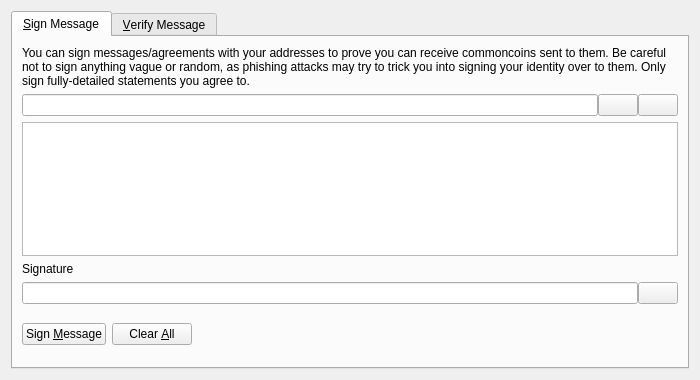
<?xml version="1.0" encoding="UTF-8"?>
<ui version="4.0">
 <class>SignVerifyMessageDialog</class>
 <widget class="QDialog" name="SignVerifyMessageDialog">
  <property name="geometry">
   <rect>
    <x>0</x>
    <y>0</y>
    <width>700</width>
    <height>380</height>
   </rect>
  </property>
  <property name="windowTitle">
   <string>Signatures - Sign / Verify a Message</string>
  </property>
  <property name="modal">
   <bool>true</bool>
  </property>
  <layout class="QVBoxLayout" name="verticalLayout">
   <item>
    <widget class="QTabWidget" name="tabWidget">
     <property name="currentIndex">
      <number>0</number>
     </property>
     <widget class="QWidget" name="tabSignMessage">
      <attribute name="title">
       <string>&amp;Sign Message</string>
      </attribute>
      <layout class="QVBoxLayout" name="verticalLayout_SM">
       <item>
        <widget class="QLabel" name="infoLabel_SM">
         <property name="text">
          <string>You can sign messages/agreements with your addresses to prove you can receive commoncoins sent to them. Be careful not to sign anything vague or random, as phishing attacks may try to trick you into signing your identity over to them. Only sign fully-detailed statements you agree to.</string>
         </property>
         <property name="textFormat">
          <enum>Qt::PlainText</enum>
         </property>
         <property name="wordWrap">
          <bool>true</bool>
         </property>
        </widget>
       </item>
       <item>
        <layout class="QHBoxLayout" name="horizontalLayout_1_SM">
         <property name="spacing">
          <number>0</number>
         </property>
         <item>
          <widget class="QValidatedLineEdit" name="addressIn_SM">
           <property name="toolTip">
            <string>The CommonCoin address to sign the message with</string>
           </property>
          </widget>
         </item>
         <item>
          <widget class="QPushButton" name="addressBookButton_SM">
           <property name="toolTip">
            <string>Choose previously used address</string>
           </property>
           <property name="text">
            <string/>
           </property>
           <property name="icon">
            <iconset resource="../bitcoin.qrc">
             <normaloff>:/icons/address-book</normaloff>:/icons/address-book</iconset>
           </property>
           <property name="shortcut">
            <string>Alt+A</string>
           </property>
           <property name="autoDefault">
            <bool>false</bool>
           </property>
          </widget>
         </item>
         <item>
          <widget class="QPushButton" name="pasteButton_SM">
           <property name="toolTip">
            <string>Paste address from clipboard</string>
           </property>
           <property name="text">
            <string/>
           </property>
           <property name="icon">
            <iconset resource="../bitcoin.qrc">
             <normaloff>:/icons/editpaste</normaloff>:/icons/editpaste</iconset>
           </property>
           <property name="shortcut">
            <string>Alt+P</string>
           </property>
           <property name="autoDefault">
            <bool>false</bool>
           </property>
          </widget>
         </item>
        </layout>
       </item>
       <item>
        <widget class="QPlainTextEdit" name="messageIn_SM">
         <property name="toolTip">
          <string>Enter the message you want to sign here</string>
         </property>
        </widget>
       </item>
       <item>
        <widget class="QLabel" name="signatureLabel_SM">
         <property name="text">
          <string>Signature</string>
         </property>
         <property name="textFormat">
          <enum>Qt::PlainText</enum>
         </property>
        </widget>
       </item>
       <item>
        <layout class="QHBoxLayout" name="horizontalLayout_2_SM">
         <property name="spacing">
          <number>0</number>
         </property>
         <item>
          <widget class="QLineEdit" name="signatureOut_SM">
           <property name="font">
            <font>
             <italic>true</italic>
            </font>
           </property>
           <property name="readOnly">
            <bool>true</bool>
           </property>
          </widget>
         </item>
         <item>
          <widget class="QPushButton" name="copySignatureButton_SM">
           <property name="toolTip">
            <string>Copy the current signature to the system clipboard</string>
           </property>
           <property name="text">
            <string/>
           </property>
           <property name="icon">
            <iconset resource="../bitcoin.qrc">
             <normaloff>:/icons/editcopy</normaloff>:/icons/editcopy</iconset>
           </property>
           <property name="autoDefault">
            <bool>false</bool>
           </property>
          </widget>
         </item>
        </layout>
       </item>
       <item>
        <layout class="QHBoxLayout" name="horizontalLayout_3_SM">
         <item>
          <widget class="QPushButton" name="signMessageButton_SM">
           <property name="toolTip">
            <string>Sign the message to prove you own this CommonCoin address</string>
           </property>
           <property name="text">
            <string>Sign &amp;Message</string>
           </property>
           <property name="icon">
            <iconset resource="../bitcoin.qrc">
             <normaloff>:/icons/edit</normaloff>:/icons/edit</iconset>
           </property>
           <property name="autoDefault">
            <bool>false</bool>
           </property>
          </widget>
         </item>
         <item>
          <widget class="QPushButton" name="clearButton_SM">
           <property name="toolTip">
            <string>Reset all sign message fields</string>
           </property>
           <property name="text">
            <string>Clear &amp;All</string>
           </property>
           <property name="icon">
            <iconset resource="../bitcoin.qrc">
             <normaloff>:/icons/remove</normaloff>:/icons/remove</iconset>
           </property>
           <property name="autoDefault">
            <bool>false</bool>
           </property>
          </widget>
         </item>
         <item>
          <spacer name="horizontalSpacer_1_SM">
           <property name="orientation">
            <enum>Qt::Horizontal</enum>
           </property>
           <property name="sizeHint" stdset="0">
            <size>
             <width>40</width>
             <height>48</height>
            </size>
           </property>
          </spacer>
         </item>
         <item>
          <widget class="QLabel" name="statusLabel_SM">
           <property name="font">
            <font>
             <weight>75</weight>
             <bold>true</bold>
            </font>
           </property>
           <property name="text">
            <string/>
           </property>
           <property name="wordWrap">
            <bool>true</bool>
           </property>
          </widget>
         </item>
         <item>
          <spacer name="horizontalSpacer_2_SM">
           <property name="orientation">
            <enum>Qt::Horizontal</enum>
           </property>
           <property name="sizeHint" stdset="0">
            <size>
             <width>40</width>
             <height>48</height>
            </size>
           </property>
          </spacer>
         </item>
        </layout>
       </item>
      </layout>
     </widget>
     <widget class="QWidget" name="tabVerifyMessage">
      <attribute name="title">
       <string>&amp;Verify Message</string>
      </attribute>
      <layout class="QVBoxLayout" name="verticalLayout_VM">
       <item>
        <widget class="QLabel" name="infoLabel_VM">
         <property name="text">
          <string>Enter the receiver's address, message (ensure you copy line breaks, spaces, tabs, etc. exactly) and signature below to verify the message. Be careful not to read more into the signature than what is in the signed message itself, to avoid being tricked by a man-in-the-middle attack. Note that this only proves the signing party receives with the address, it cannot prove sendership of any transaction!</string>
         </property>
         <property name="textFormat">
          <enum>Qt::PlainText</enum>
         </property>
         <property name="alignment">
          <set>Qt::AlignLeading|Qt::AlignLeft|Qt::AlignTop</set>
         </property>
         <property name="wordWrap">
          <bool>true</bool>
         </property>
        </widget>
       </item>
       <item>
        <layout class="QHBoxLayout" name="horizontalLayout_1_VM">
         <property name="spacing">
          <number>0</number>
         </property>
         <item>
          <widget class="QValidatedLineEdit" name="addressIn_VM">
           <property name="toolTip">
            <string>The CommonCoin address the message was signed with</string>
           </property>
          </widget>
         </item>
         <item>
          <widget class="QPushButton" name="addressBookButton_VM">
           <property name="toolTip">
            <string>Choose previously used address</string>
           </property>
           <property name="text">
            <string/>
           </property>
           <property name="icon">
            <iconset resource="../bitcoin.qrc">
             <normaloff>:/icons/address-book</normaloff>:/icons/address-book</iconset>
           </property>
           <property name="shortcut">
            <string>Alt+A</string>
           </property>
           <property name="autoDefault">
            <bool>false</bool>
           </property>
          </widget>
         </item>
        </layout>
       </item>
       <item>
        <widget class="QPlainTextEdit" name="messageIn_VM"/>
       </item>
       <item>
        <widget class="QValidatedLineEdit" name="signatureIn_VM"/>
       </item>
       <item>
        <layout class="QHBoxLayout" name="horizontalLayout_2_VM">
         <item>
          <widget class="QPushButton" name="verifyMessageButton_VM">
           <property name="toolTip">
            <string>Verify the message to ensure it was signed with the specified CommonCoin address</string>
           </property>
           <property name="text">
            <string>Verify &amp;Message</string>
           </property>
           <property name="icon">
            <iconset resource="../bitcoin.qrc">
             <normaloff>:/icons/transaction_0</normaloff>:/icons/transaction_0</iconset>
           </property>
           <property name="autoDefault">
            <bool>false</bool>
           </property>
          </widget>
         </item>
         <item>
          <widget class="QPushButton" name="clearButton_VM">
           <property name="toolTip">
            <string>Reset all verify message fields</string>
           </property>
           <property name="text">
            <string>Clear &amp;All</string>
           </property>
           <property name="icon">
            <iconset resource="../bitcoin.qrc">
             <normaloff>:/icons/remove</normaloff>:/icons/remove</iconset>
           </property>
           <property name="autoDefault">
            <bool>false</bool>
           </property>
          </widget>
         </item>
         <item>
          <spacer name="horizontalSpacer_1_VM">
           <property name="orientation">
            <enum>Qt::Horizontal</enum>
           </property>
           <property name="sizeHint" stdset="0">
            <size>
             <width>40</width>
             <height>48</height>
            </size>
           </property>
          </spacer>
         </item>
         <item>
          <widget class="QLabel" name="statusLabel_VM">
           <property name="font">
            <font>
             <weight>75</weight>
             <bold>true</bold>
            </font>
           </property>
           <property name="text">
            <string/>
           </property>
           <property name="wordWrap">
            <bool>true</bool>
           </property>
          </widget>
         </item>
         <item>
          <spacer name="horizontalSpacer_2_VM">
           <property name="orientation">
            <enum>Qt::Horizontal</enum>
           </property>
           <property name="sizeHint" stdset="0">
            <size>
             <width>40</width>
             <height>48</height>
            </size>
           </property>
          </spacer>
         </item>
        </layout>
       </item>
      </layout>
     </widget>
    </widget>
   </item>
  </layout>
 </widget>
 <customwidgets>
  <customwidget>
   <class>QValidatedLineEdit</class>
   <extends>QLineEdit</extends>
   <header>qvalidatedlineedit.h</header>
  </customwidget>
 </customwidgets>
 <resources>
  <include location="../bitcoin.qrc"/>
 </resources>
 <connections/>
</ui>
